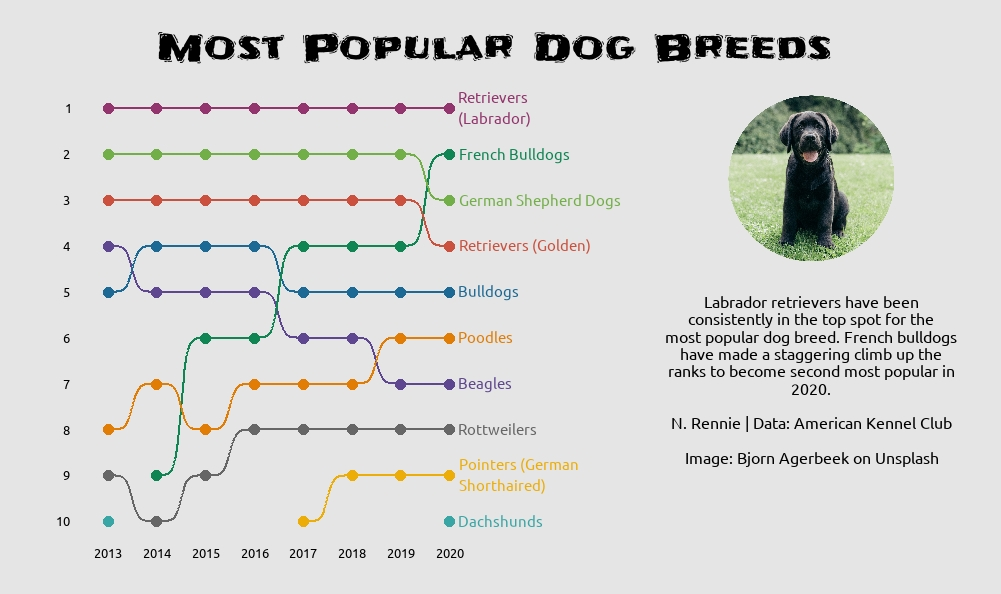

The R source for this figure:
library(tidyverse)
library(ggbump)
library(rcartocolor)
library(showtext)
library(cowplot)
library(magick)

# load data
breed_traits <- readr::read_csv('https://raw.githubusercontent.com/rfordatascience/tidytuesday/master/data/2022/2022-02-01/breed_traits.csv')
trait_description <- readr::read_csv('https://raw.githubusercontent.com/rfordatascience/tidytuesday/master/data/2022/2022-02-01/trait_description.csv')
breed_rank_all <- readr::read_csv('https://raw.githubusercontent.com/rfordatascience/tidytuesday/master/data/2022/2022-02-01/breed_rank.csv')

# load fonts
font_add_google(name = "Ubuntu", family = "ubuntu")
font_add_google(name = "Frijole", family = "frijole")
showtext_auto()

# function to wrap strings and break lines
trimmer <- function(x, break_limit) {     
  sapply(strwrap(x, break_limit, simplify=FALSE), paste, collapse="\n")      
}

# prep data
plot_data <- breed_rank_all %>%
  filter(`2020 Rank` %in% 1:10) %>% 
  pivot_longer(cols = 2:9) %>%
  mutate(year = as.numeric(str_sub(name, 1, 4)))

# plot
p <- ggplot() +
  geom_bump(data=filter(plot_data, value <= 10, Breed != "Dachshunds"), 
            mapping=aes(x = year, y = value, colour=Breed), 
            size = 1) +
  geom_point(data=filter(plot_data, value <= 10), 
             mapping=aes(x = year, y = value, colour=Breed), 
             size = 3.5) + 
  geom_text(data = filter(plot_data, year == 2020), 
            mapping = aes(x = 2020.2, y = value, label = str_wrap(Breed, 20), colour = Breed), 
            hjust = 0, family="ubuntu") +
  labs(x="", 
       y="", 
       title = "Most Popular Dog Breeds", 
       tag = trimmer("Labrador retrievers have been consistently in the top spot for the most popular dog breed. French bulldogs have made a staggering climb up the ranks to become second most popular in 2020.\n\n\nN. Rennie | Data: American Kennel Club\n\nImage: Bjorn Agerbeek on Unsplash", 40)) +
  scale_y_reverse(breaks = c(1:13)) +
  scale_x_continuous(breaks = c(2013:2020), limits = c(2013, 2026)) +
  scale_colour_carto_d(palette = "Prism") +
  theme(plot.background = element_rect(fill = "gray90", colour="gray90"),
        panel.background = element_rect(fill = "gray90", colour="gray90"),
        legend.position = "none", 
        axis.ticks = element_blank(),
        plot.margin = unit(c(0.5, 6, 0.5, 1), "cm"), #top, right, bottom, left
        panel.grid.major = element_blank(),
        panel.grid.minor = element_blank(), 
        axis.text =  element_text(colour = "black", size=10, hjust = 0.5, family="ubuntu"),
        plot.title = element_text(colour = "black", size=28, hjust = 3.5, family="frijole", 
                                  margin = margin(10, 0, 20, 0)),
        plot.tag.position = c(1.05, 0.35),
        plot.tag = element_text(colour = "black", size=12, hjust = 0.5, family="ubuntu"))
p

# add image
img <- image_read("dog.png")
q <- ggdraw() + 
  draw_plot(p) +
  draw_image(img, 0.31, 0.2, scale=0.28)
q
